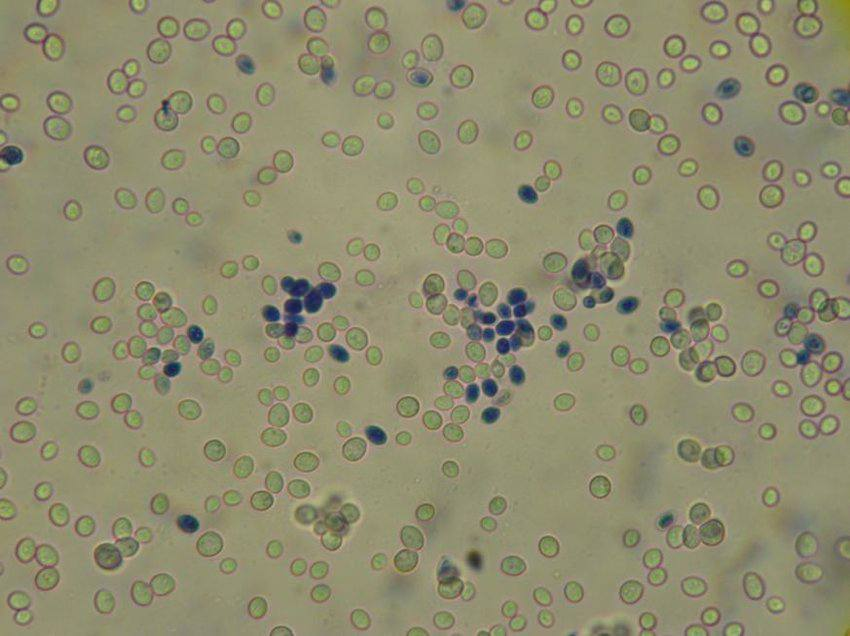
#> input picture images/image1.jpg, 850 x 636 px
$ jupyter execute main.ipynb   (older library calls are emulated)
#> lines starting #> are read from the running program, lines starting #| are printed output that depends on the picture; after the words box and inside, x2 and y2 are one past the last pixel; in counts of white or black regions, pixels touching at a corner belong together
[cell 1]
# import the necessary packages
import cv2

IMAGE: str = "./images/image1.jpg"
CONNECTIVITY: int = 4

[cell 2]
# load the input image from disk, convert it to grayscale, and
# threshold it
image = cv2.imread(IMAGE)
#> image is the input picture: shape (636, 850, 3); mean B, G, R 111, 140.1, 142.6
gray = cv2.cvtColor(image, cv2.COLOR_BGR2GRAY)
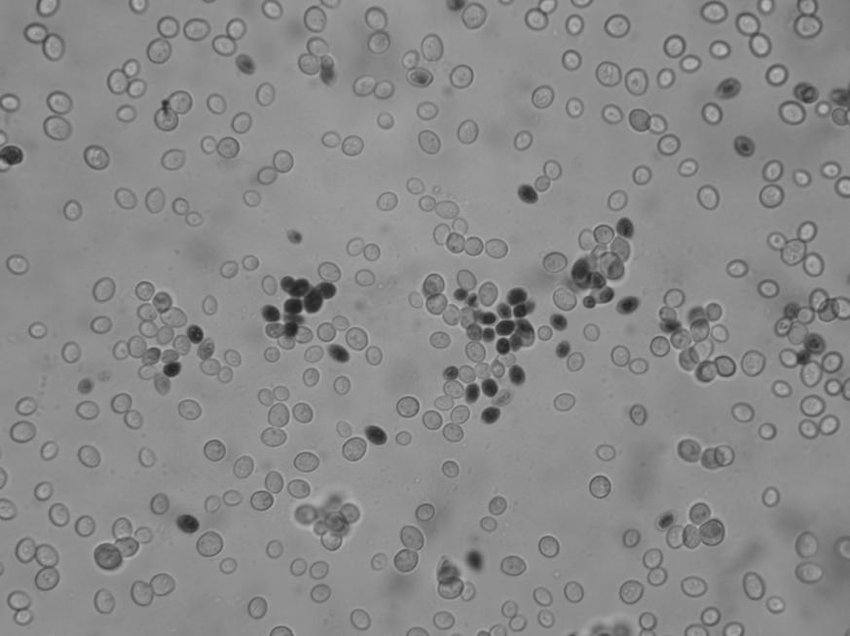
#> gray: shape (636, 850); min 27, max 190, mean 137.5
thresh = cv2.threshold(gray, 0, 255,
                       cv2.THRESH_BINARY_INV | cv2.THRESH_OTSU)[1]
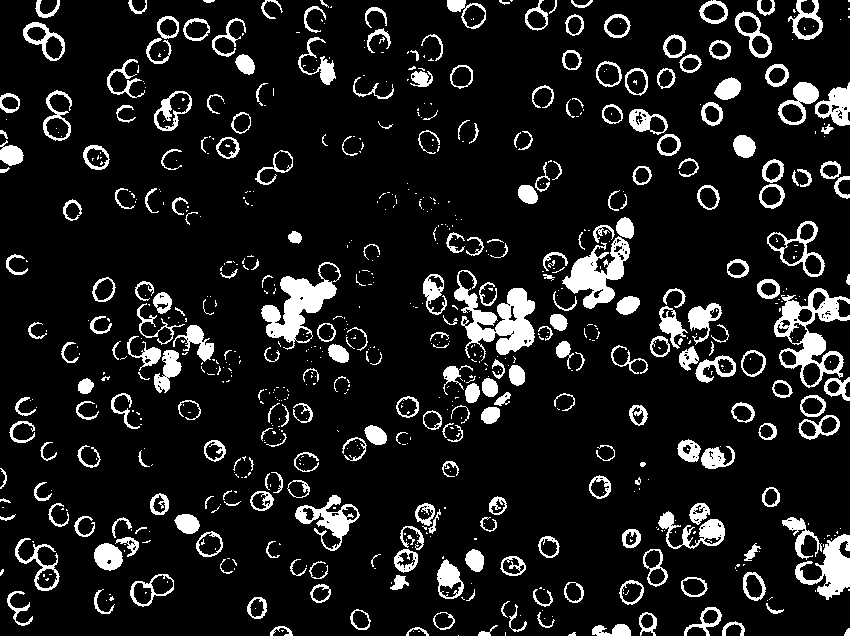
#> thresh: shape (636, 850); 11.3% white; 777 white regions (489 under 20 px), largest, box (x1, y1, x2, y2) and area: (454, 270, 535, 361) 3053, (774, 288, 850, 388) 2624, (261, 262, 341, 350) 2565

[cell 3]
# apply connected component analysis to the thresholded image
output = cv2.connectedComponentsWithStats(
    thresh, CONNECTIVITY, cv2.CV_32S)
(numLabels, labels, stats, centroids) = output
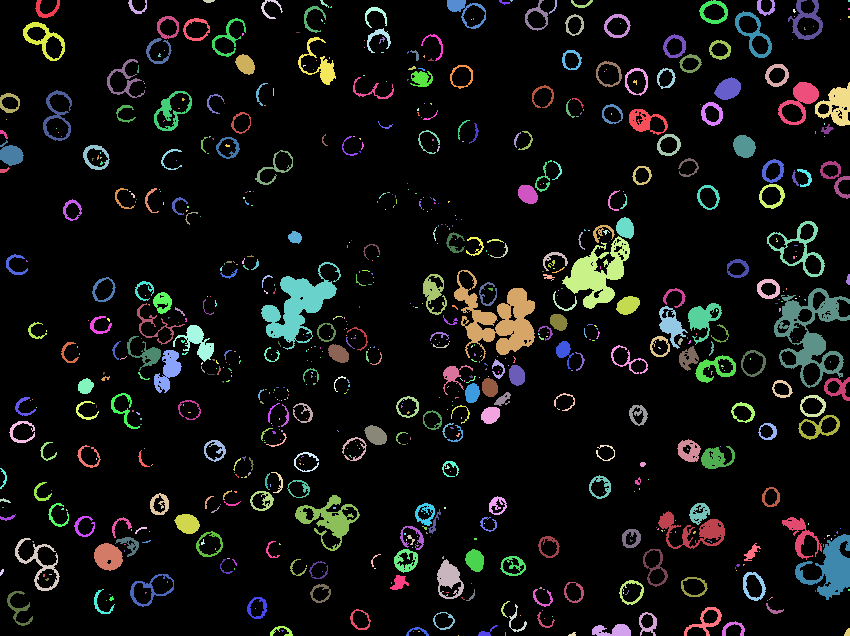
#> labels: shape (636, 850) int32; 778 distinct labels, from 0 to 777; one colour per label, 0 black
#> numLabels = 778; stats = 778 rows, first 6: [0, 0, 850, 636, 479385], [35, 0, 25, 18, 170], [128, 0, 19, 14, 93], [203, 0, 12, 3, 27], [261, 0, 22, 19, 111], [320, 0, 9, 8, 23]; centroids = 778 pairs, first value 1.41 to 848.5, second value 0.25 to 635

[cell 4]
# loop over the number of unique connected component labels
for i in range(0, numLabels):
    # if this is the first component then we examine the
    # *background* (typically we would just ignore this
    # component in our loop)
    if i == 0:
        text = "examining component {}/{} (background)".format(
            i + 1, numLabels)
    # otherwise, we are examining an actual connected component
    else:
        text = "examining component {}/{}".format(i + 1, numLabels)
    # print a status message update for the current connected
    # component
    print("[INFO] {}".format(text))
    # extract the connected component statistics and centroid for
    # the current label
    x = stats[i, cv2.CC_STAT_LEFT]
    y = stats[i, cv2.CC_STAT_TOP]
    w = stats[i, cv2.CC_STAT_WIDTH]
    h = stats[i, cv2.CC_STAT_HEIGHT]
    area = stats[i, cv2.CC_STAT_AREA]
    (cX, cY) = centroids[i]

# clone our original image (so we can draw on it) and then draw
    # a bounding box surrounding the connected component along with
    # a circle corresponding to the centroid
    output = image.copy()
    cv2.rectangle(output, (x, y), (x + w, y + h), (0, 255, 0), 3)
    cv2.circle(output, (int(cX), int(cY)), 4, (0, 0, 255), -1)

# construct a mask for the current connected component by
    # finding a pixels in the labels array that have the current
    # connected component ID
    componentMask = (labels == i).astype("uint8") * 255
    # show our output image and connected component mask
    cv2.imshow("Output", output)
    cv2.imshow("Connected Component", componentMask)
    cv2.waitKey(0)
#> this loop made 778 passes
#> (text, x, y, w, h, area, cX, cY) on passes 1 to 8: ('examining component 1/778 (background)', 0, 0, 850, 636, 479385, 417.2, 316.7), ('examining component 2/778', 35, 0, 25, 18, 170, 45.87, 9.45), ('examining component 3/778', 128, 0, 19, 14, 93, 136.5, 7.35), ('examining component 4/778', 203, 0, 12, 3, 27, 208.4, 0.741), ('examining component 5/778', 261, 0, 22, 19, 111, 269.5, 7.86), ('examining component 6/778', 320, 0, 9, 8, 23, 323.6, 3.22), ('examining component 7/778', 447, 0, 39, 29, 361, 464, 9.68), ('examining component 8/778', 499, 0, 11, 5, 25, 503.7, 2.04)
#> text on passes 61 to 66: 'examining component 61/778', 'examining component 62/778', 'examining component 63/778', 'examining component 64/778', 'examining component 65/778', 'examining component 66/778'
#| [INFO] examining component 1/778 (background)
#| [INFO] examining component 2/778
#| [INFO] examining component 3/778
#| [INFO] examining component 4/778
#| [INFO] examining component 5/778
#| [INFO] examining component 6/778
#| [INFO] examining component 7/778
#| [INFO] examining component 8/778
#> (further printed lines are left out)
#> pass 1, `cv2.imshow("Output", output)`:
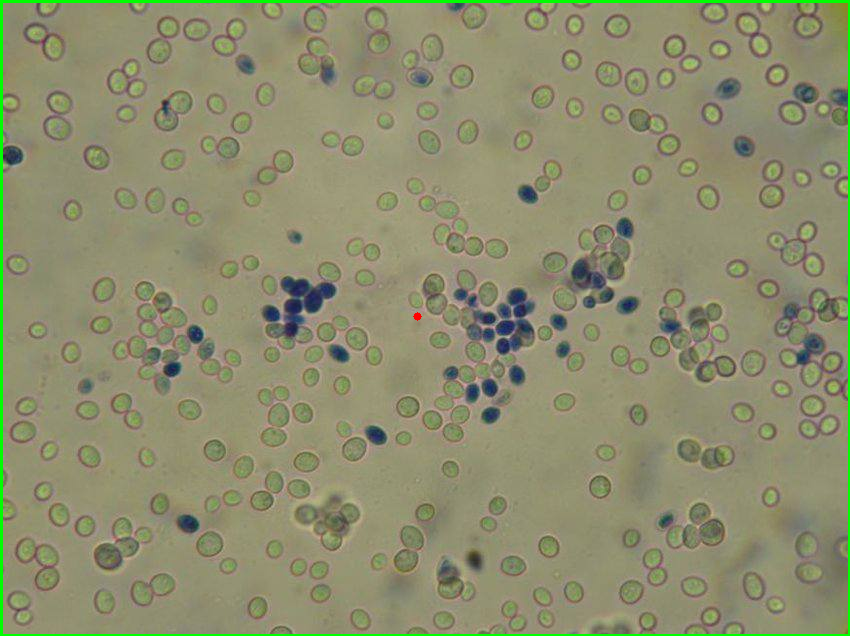
#> window 'Output': shape (636, 850, 3); mean B, G, R 109.5, 141.7, 140.7
#> pass 2, `componentMask = (labels == i).astype("uint8") * 255`:
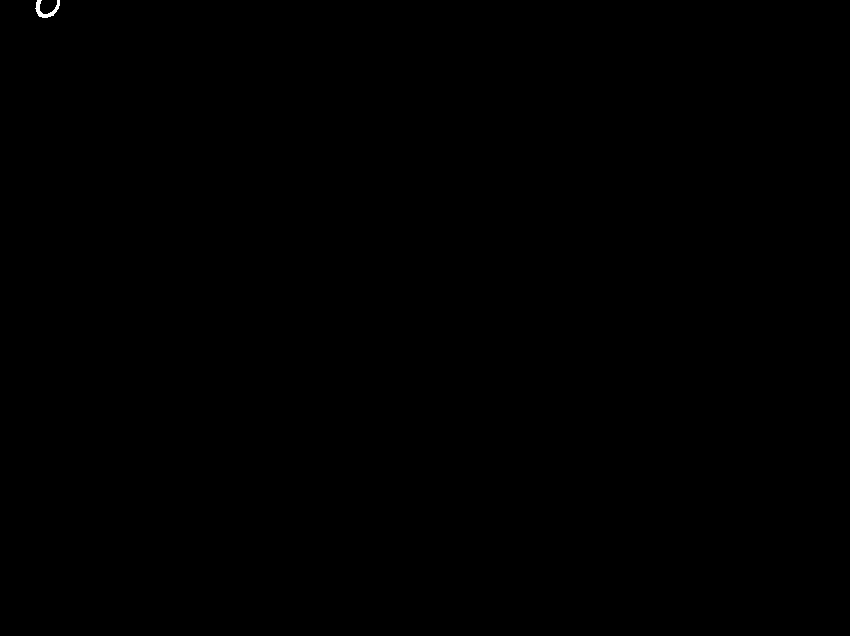
#> componentMask: shape (636, 850); 0.03% white; 1 white region, box (x1, y1, x2, y2) and area: (35, 0, 60, 18) 170
